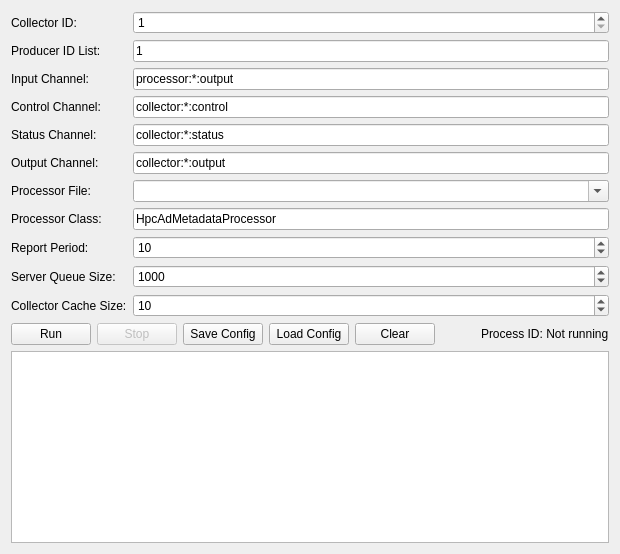
     <widget class="QWidget" name="collectorTab">
      <attribute name="title">
       <string>Collector</string>
      </attribute>
      <layout class="QVBoxLayout" name="verticalLayoutCollector">
       <item>
        <layout class="QGridLayout" name="gridLayout_3">
         <item row="9" column="1">
          <widget class="QSpinBox" name="spinBoxServerQueueSizeCollector">
           <property name="minimum">
            <number>1</number>
           </property>
           <property name="maximum">
            <number>10000</number>
           </property>
           <property name="value">
            <number>1000</number>
           </property>
          </widget>
         </item>
         <item row="1" column="0">
          <widget class="QLabel" name="labelProducerIdList">
           <property name="text">
            <string>Producer ID List:</string>
           </property>
          </widget>
         </item>
         <item row="5" column="0">
          <widget class="QLabel" name="labelOutputChannelCollector">
           <property name="text">
            <string>Output Channel:</string>
           </property>
          </widget>
         </item>
         <item row="2" column="0">
          <widget class="QLabel" name="labelInputChannelCollector">
           <property name="text">
            <string>Input Channel:</string>
           </property>
          </widget>
         </item>
         <item row="4" column="0">
          <widget class="QLabel" name="labelStatusChannelCollector">
           <property name="text">
            <string>Status Channel:</string>
           </property>
          </widget>
         </item>
         <item row="6" column="1">
          <widget class="QComboBox" name="comboBoxProcessorFileCollector">
           <property name="editable">
            <bool>true</bool>
           </property>
          </widget>
         </item>
         <item row="0" column="1">
          <widget class="QSpinBox" name="spinBoxCollectorId">
           <property name="minimum">
            <number>1</number>
           </property>
           <property name="maximum">
            <number>100</number>
           </property>
           <property name="value">
            <number>1</number>
           </property>
          </widget>
         </item>
         <item row="6" column="0">
          <widget class="QLabel" name="labelProcessorFileCollector">
           <property name="text">
            <string>Processor File:</string>
           </property>
          </widget>
         </item>
         <item row="0" column="0">
          <widget class="QLabel" name="labelCollectorId">
           <property name="text">
            <string>Collector ID:</string>
           </property>
          </widget>
         </item>
         <item row="5" column="1">
          <widget class="QLineEdit" name="lineEditOutputChannelCollector">
           <property name="text">
            <string>collector:*:output</string>
           </property>
          </widget>
         </item>
         <item row="8" column="0">
          <widget class="QLabel" name="labelReportPeriodCollector">
           <property name="text">
            <string>Report Period:</string>
           </property>
          </widget>
         </item>
         <item row="9" column="0">
          <widget class="QLabel" name="labelServerQueueSizeCollector">
           <property name="text">
            <string>Server Queue Size:</string>
           </property>
          </widget>
         </item>
         <item row="8" column="1">
          <widget class="QSpinBox" name="spinBoxReportPeriodCollector">
           <property name="minimum">
            <number>1</number>
           </property>
           <property name="maximum">
            <number>10000</number>
           </property>
           <property name="value">
            <number>10</number>
           </property>
          </widget>
         </item>
         <item row="4" column="1">
          <widget class="QLineEdit" name="lineEditStatusChannelCollector">
           <property name="text">
            <string>collector:*:status</string>
           </property>
          </widget>
         </item>
         <item row="7" column="0">
          <widget class="QLabel" name="labelProcessorClassCollector">
           <property name="text">
            <string>Processor Class:</string>
           </property>
          </widget>
         </item>
         <item row="2" column="1">
          <widget class="QLineEdit" name="lineEditInputChannelCollector">
           <property name="text">
            <string>processor:*:output</string>
           </property>
          </widget>
         </item>
         <item row="3" column="0">
          <widget class="QLabel" name="labelControlChannelCollector">
           <property name="text">
            <string>Control Channel:</string>
           </property>
          </widget>
         </item>
         <item row="10" column="1">
          <widget class="QSpinBox" name="spinBoxCollectorCacheSize">
           <property name="minimum">
            <number>1</number>
           </property>
           <property name="maximum">
            <number>1000000</number>
           </property>
           <property name="value">
            <number>10</number>
           </property>
          </widget>
         </item>
         <item row="10" column="0">
          <widget class="QLabel" name="labelCollectorCacheSize">
           <property name="text">
            <string>Collector Cache Size:</string>
           </property>
          </widget>
         </item>
         <item row="7" column="1">
          <widget class="QLineEdit" name="lineEditProcessorClassCollector">
           <property name="text">
            <string>HpcAdMetadataProcessor</string>
           </property>
          </widget>
         </item>
         <item row="3" column="1">
          <widget class="QLineEdit" name="lineEditControlChannelCollector">
           <property name="text">
            <string>collector:*:control</string>
           </property>
          </widget>
         </item>
         <item row="1" column="1">
          <widget class="QLineEdit" name="lineEditProducerIdList">
           <property name="text">
            <string>1</string>
           </property>
          </widget>
         </item>
        </layout>
       </item>
       <item>
        <layout class="QHBoxLayout" name="buttonLayoutCollector">
         <item>
          <widget class="QPushButton" name="buttonRunCollector">
           <property name="text">
            <string>Run</string>
           </property>
          </widget>
         </item>
         <item>
          <widget class="QPushButton" name="buttonStopCollector">
           <property name="enabled">
            <bool>false</bool>
           </property>
           <property name="text">
            <string>Stop</string>
           </property>
          </widget>
         </item>
         <item>
          <widget class="QPushButton" name="buttonSaveConfigCollector">
           <property name="text">
            <string>Save Config</string>
           </property>
           <property name="toolTip">
            <string>Save current configuration with a name</string>
           </property>
          </widget>
         </item>
         <item>
          <widget class="QPushButton" name="buttonLoadConfigCollector">
           <property name="text">
            <string>Load Config</string>
           </property>
           <property name="toolTip">
            <string>Load a saved configuration</string>
           </property>
          </widget>
         </item>
         <item>
          <widget class="QPushButton" name="buttonClearOutputCollector">
           <property name="text">
            <string>Clear</string>
           </property>
           <property name="toolTip">
            <string>Clear the output log below</string>
           </property>
          </widget>
         </item>
         <item>
          <spacer name="horizontalSpacerCollector">
           <property name="orientation">
            <enum>Qt::Horizontal</enum>
           </property>
           <property name="sizeHint" stdset="0">
            <size>
             <width>40</width>
             <height>20</height>
            </size>
           </property>
          </spacer>
         </item>
         <item>
          <widget class="QLabel" name="labelStatusCollector">
           <property name="text">
            <string>Process ID: Not running</string>
           </property>
          </widget>
         </item>
        </layout>
       </item>
       <item>
        <widget class="QPlainTextEdit" name="textEditCollectorOutput">
         <property name="readOnly">
          <bool>true</bool>
         </property>
        </widget>
       </item>
      </layout>
     </widget>
